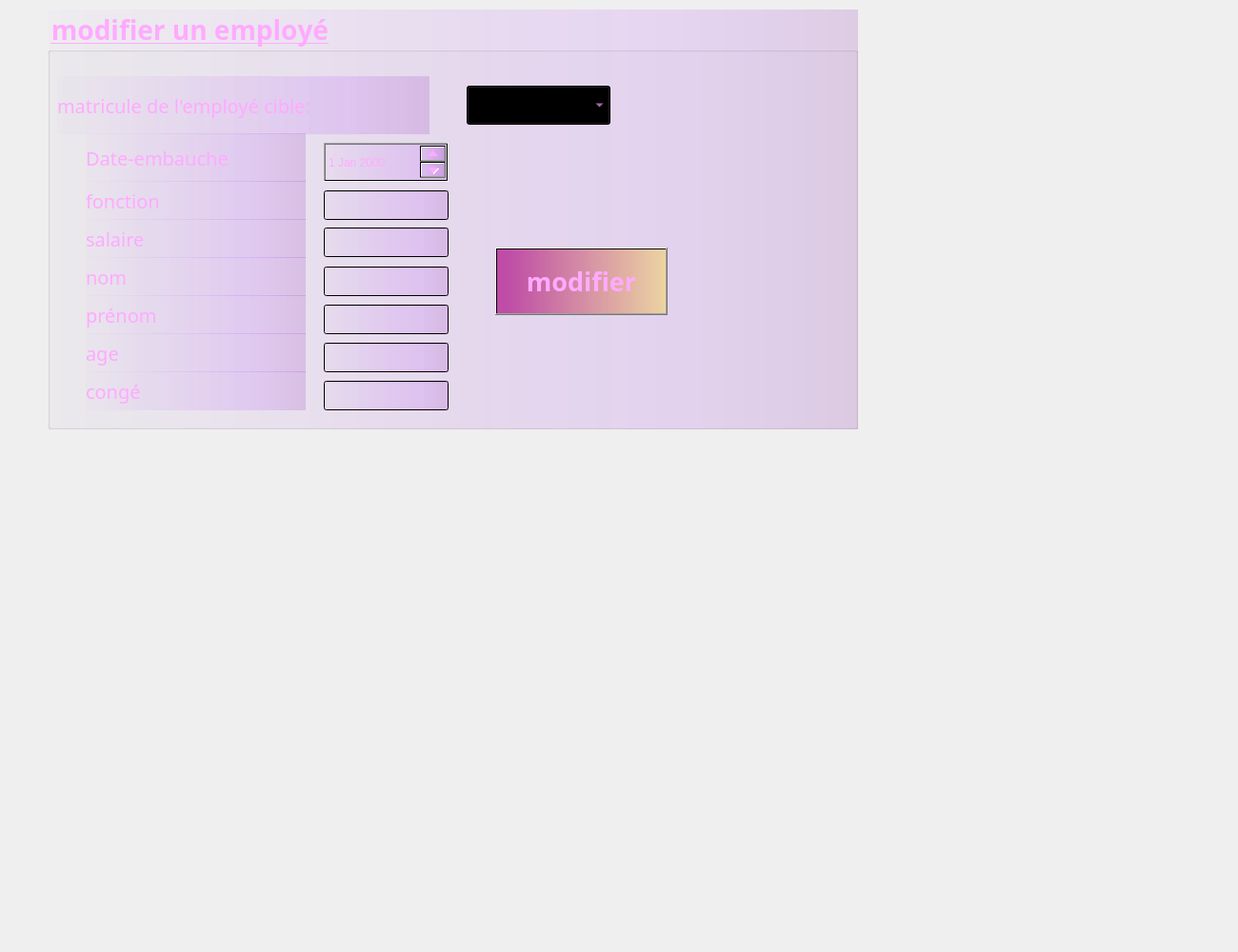
     <widget class="QWidget" name="modifieremp">
      <attribute name="title">
       <string>Modifier</string>
      </attribute>
      <widget class="QGroupBox" name="groupBox_2">
       <property name="geometry">
        <rect>
         <x>50</x>
         <y>10</y>
         <width>851</width>
         <height>441</height>
        </rect>
       </property>
       <property name="font">
        <font>
         <family>Lucida Calligraphy</family>
         <pointsize>21</pointsize>
         <weight>75</weight>
         <bold>true</bold>
         <underline>true</underline>
         <kerning>false</kerning>
        </font>
       </property>
       <property name="autoFillBackground">
        <bool>false</bool>
       </property>
       <property name="styleSheet">
        <string notr="true">color: rgb(0, 0, 127);
color: rgb(255, 170, 255);

background-color: qlineargradient(spread:pad, x1:0, y1:0, x2:1, y2:0, stop:0 rgba(170, 85, 255, 4), stop:0.550847 rgba(158, 0, 255, 22), stop:0.766949 rgba(150, 0, 255, 28), stop:0.995763 rgba(126, 0, 170, 37));</string>
       </property>
       <property name="title">
        <string>modifier un employé</string>
       </property>
       <property name="flat">
        <bool>false</bool>
       </property>
       <property name="checkable">
        <bool>false</bool>
       </property>
       <widget class="QLabel" name="label_12">
        <property name="geometry">
         <rect>
          <x>40</x>
          <y>260</y>
          <width>231</width>
          <height>41</height>
         </rect>
        </property>
        <property name="font">
         <font>
          <family>Lucida Calligraphy</family>
          <pointsize>15</pointsize>
         </font>
        </property>
        <property name="text">
         <string>nom</string>
        </property>
       </widget>
       <widget class="QLabel" name="label_14">
        <property name="geometry">
         <rect>
          <x>10</x>
          <y>70</y>
          <width>391</width>
          <height>61</height>
         </rect>
        </property>
        <property name="font">
         <font>
          <family>Lucida Calligraphy</family>
          <pointsize>15</pointsize>
         </font>
        </property>
        <property name="autoFillBackground">
         <bool>false</bool>
        </property>
        <property name="text">
         <string>matricule de l'employé cible:</string>
        </property>
       </widget>
       <widget class="QLabel" name="label_15">
        <property name="geometry">
         <rect>
          <x>40</x>
          <y>130</y>
          <width>231</width>
          <height>51</height>
         </rect>
        </property>
        <property name="font">
         <font>
          <family>Lucida Calligraphy</family>
          <pointsize>15</pointsize>
         </font>
        </property>
        <property name="autoFillBackground">
         <bool>false</bool>
        </property>
        <property name="text">
         <string>Date-embauche</string>
        </property>
       </widget>
       <widget class="QLabel" name="label_16">
        <property name="geometry">
         <rect>
          <x>40</x>
          <y>300</y>
          <width>231</width>
          <height>41</height>
         </rect>
        </property>
        <property name="font">
         <font>
          <family>Lucida Calligraphy</family>
          <pointsize>15</pointsize>
         </font>
        </property>
        <property name="text">
         <string>prénom</string>
        </property>
       </widget>
       <widget class="QLabel" name="label_17">
        <property name="geometry">
         <rect>
          <x>40</x>
          <y>220</y>
          <width>231</width>
          <height>41</height>
         </rect>
        </property>
        <property name="font">
         <font>
          <family>Lucida Calligraphy</family>
          <pointsize>15</pointsize>
         </font>
        </property>
        <property name="text">
         <string>salaire</string>
        </property>
       </widget>
       <widget class="QLabel" name="label_18">
        <property name="geometry">
         <rect>
          <x>40</x>
          <y>180</y>
          <width>231</width>
          <height>41</height>
         </rect>
        </property>
        <property name="font">
         <font>
          <family>Lucida Calligraphy</family>
          <pointsize>15</pointsize>
         </font>
        </property>
        <property name="text">
         <string>fonction</string>
        </property>
       </widget>
       <widget class="QPushButton" name="modifemp">
        <property name="geometry">
         <rect>
          <x>470</x>
          <y>250</y>
          <width>181</width>
          <height>71</height>
         </rect>
        </property>
        <property name="font">
         <font>
          <family>Lucida Calligraphy</family>
          <pointsize>20</pointsize>
          <weight>75</weight>
          <bold>true</bold>
         </font>
        </property>
        <property name="autoFillBackground">
         <bool>false</bool>
        </property>
        <property name="styleSheet">
         <string notr="true">background-color: qlineargradient(spread:pad, x1:0, y1:0, x2:1, y2:0, stop:0.0635593 rgba(170, 0, 127, 164), stop:1 rgba(255, 214, 0, 82));

color: rgb(255, 170, 255);</string>
        </property>
        <property name="text">
         <string>modifier</string>
        </property>
        <property name="autoDefault">
         <bool>true</bool>
        </property>
       </widget>
       <widget class="QLineEdit" name="msalaire">
        <property name="geometry">
         <rect>
          <x>290</x>
          <y>229</y>
          <width>131</width>
          <height>31</height>
         </rect>
        </property>
       </widget>
       <widget class="QLineEdit" name="mnom">
        <property name="geometry">
         <rect>
          <x>290</x>
          <y>270</y>
          <width>131</width>
          <height>31</height>
         </rect>
        </property>
       </widget>
       <widget class="QLineEdit" name="mprenom">
        <property name="geometry">
         <rect>
          <x>290</x>
          <y>310</y>
          <width>131</width>
          <height>31</height>
         </rect>
        </property>
       </widget>
       <widget class="QLineEdit" name="mfonction">
        <property name="geometry">
         <rect>
          <x>290</x>
          <y>190</y>
          <width>131</width>
          <height>31</height>
         </rect>
        </property>
       </widget>
       <widget class="QComboBox" name="mmatricule">
        <property name="geometry">
         <rect>
          <x>440</x>
          <y>80</y>
          <width>151</width>
          <height>41</height>
         </rect>
        </property>
       </widget>
       <widget class="QLineEdit" name="mconge">
        <property name="geometry">
         <rect>
          <x>290</x>
          <y>390</y>
          <width>131</width>
          <height>31</height>
         </rect>
        </property>
        <property name="font">
         <font>
          <italic>false</italic>
         </font>
        </property>
        <property name="dragEnabled">
         <bool>true</bool>
        </property>
        <property name="readOnly">
         <bool>true</bool>
        </property>
       </widget>
       <widget class="QLabel" name="label_22">
        <property name="geometry">
         <rect>
          <x>40</x>
          <y>380</y>
          <width>231</width>
          <height>41</height>
         </rect>
        </property>
        <property name="font">
         <font>
          <family>Lucida Calligraphy</family>
          <pointsize>15</pointsize>
         </font>
        </property>
        <property name="text">
         <string>congé</string>
        </property>
       </widget>
       <widget class="QLineEdit" name="mage">
        <property name="geometry">
         <rect>
          <x>290</x>
          <y>350</y>
          <width>131</width>
          <height>31</height>
         </rect>
        </property>
       </widget>
       <widget class="QLabel" name="label_21">
        <property name="geometry">
         <rect>
          <x>40</x>
          <y>340</y>
          <width>231</width>
          <height>41</height>
         </rect>
        </property>
        <property name="font">
         <font>
          <family>Lucida Calligraphy</family>
          <pointsize>15</pointsize>
         </font>
        </property>
        <property name="text">
         <string>age</string>
        </property>
       </widget>
       <widget class="QDateEdit" name="mdateemb">
        <property name="geometry">
         <rect>
          <x>290</x>
          <y>140</y>
          <width>131</width>
          <height>41</height>
         </rect>
        </property>
       </widget>
      </widget>
      <widget class="QLabel" name="label_4">
       <property name="geometry">
        <rect>
         <x>-250</x>
         <y>-310</y>
         <width>1291</width>
         <height>991</height>
        </rect>
       </property>
       <property name="text">
        <string/>
       </property>
       <property name="pixmap">
        <pixmap>../../../../../../../../../../resources/Valentine_s_Day_Sweets_Cake_Roses_Cupcake_Wood_540623_1920x1080.jpg</pixmap>
       </property>
      </widget>
      <zorder>label_4</zorder>
      <zorder>groupBox_2</zorder>
     </widget>
